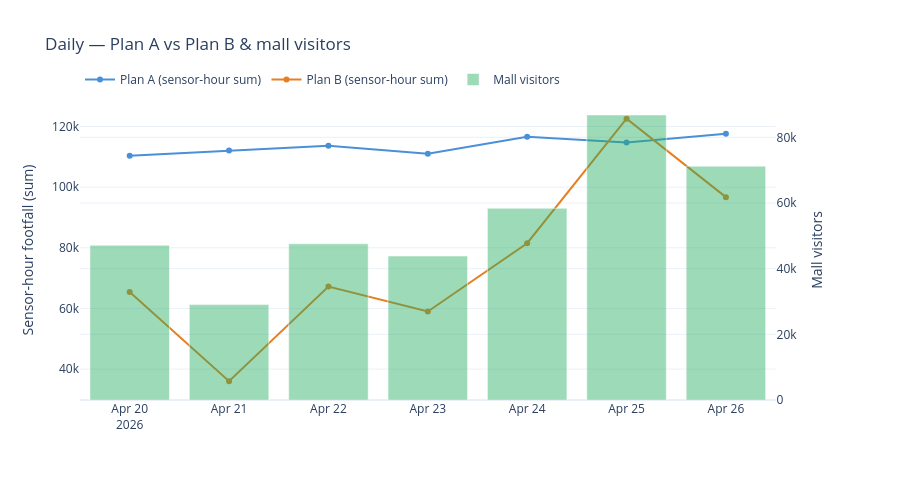
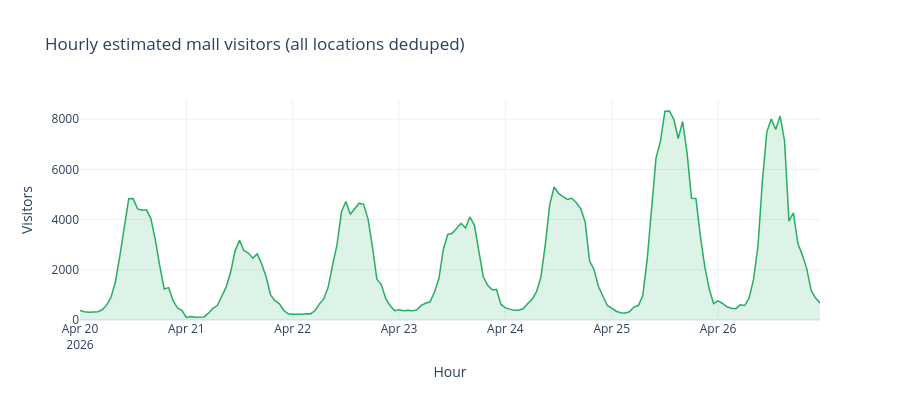
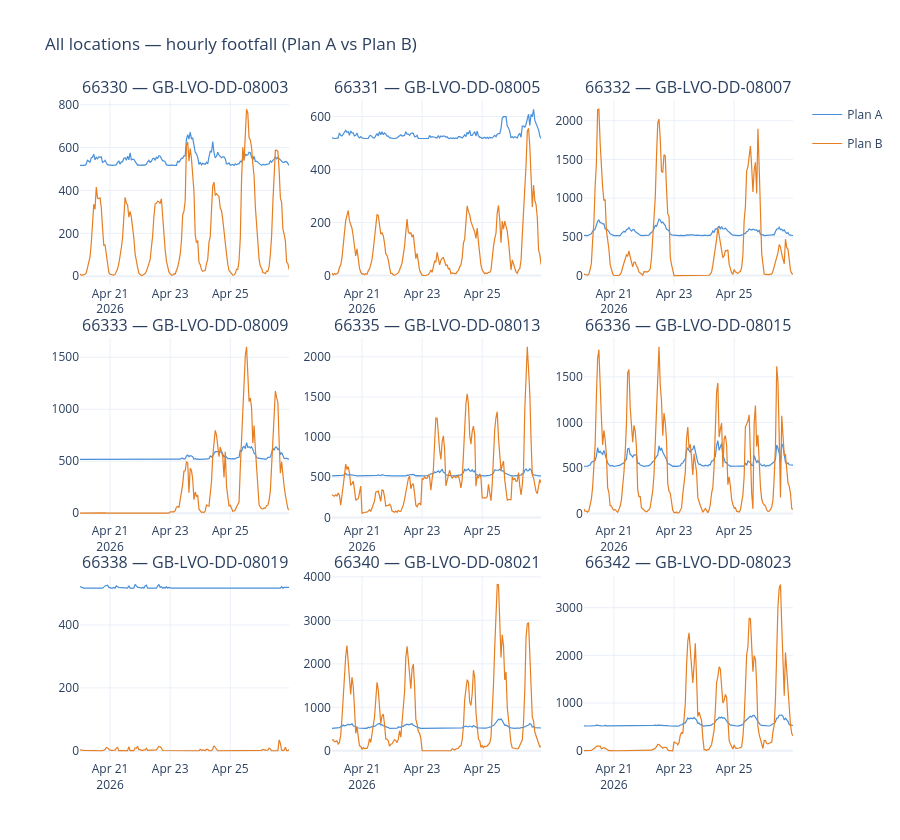
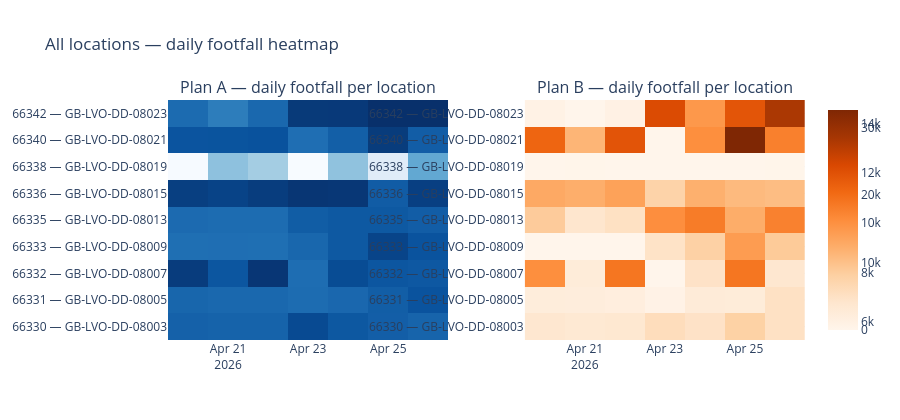

These figures' notebook cell, in order:
### Code cell
plot_full_analysis(results, save_plots=True, plan="both")
plot_footfall_dashboard_interactive(
    comp=results["comparison_daily"],
    hourly=results["plan_b"]["hourly"],
    mall_hourly=results["plan_b"]["mall_hourly"],
    facilities=results["facilities"],
)
